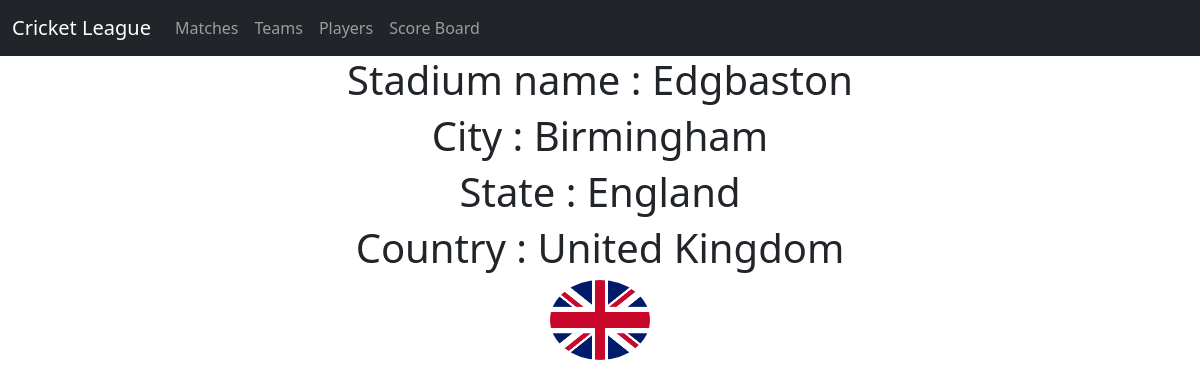
Screenshot of /venues/1 with the database file from the repository.
### tournament/models.py (models this page shows, shortened)
class Venue(models.Model):
    stadium_name = models.CharField(max_length=30)
    city = models.CharField(max_length=30)
    state = models.CharField(max_length=20)
    country = models.ForeignKey(Country, related_name='venues', on_delete=models.DO_NOTHING)

class Country(models.Model):
    name = models.CharField(max_length=30)
    flag = models.ImageField(default='default.jpg', upload_to='Country')
    def __str__(self):
        return self.name

### tournament/views.py (the view)
# urls.py: path('venues/<int:pk>', views.VenueDetailView.as_view(), name = 'venue-detail'),
class VenueDetailView(DetailView):
    model = Venue
    template_name = 'tournament/venue.html'

### tournament/templates/tournament/venue.html
{% extends "tournament/base.html" %}
{% block content %}
    <center>
        <h1>Stadium name : {{ venue.stadium_name }}</h1>
        <h1>City : {{ venue.city }}</h1>
        <h1>State : {{ venue.state }}</h1>
        <h1>Country : {{ venue.country }}</h1>
        <p><img class="rounded-circle account-img" src="{{ venue.country.flag.url }}"  width="100" height="80"></p>
    </center>
{% endblock content %}

### rows the page displays
Venue: stadium_name "Edgbaston", city "Birmingham", state "England", country "United Kingdom", country.flag (picture)
